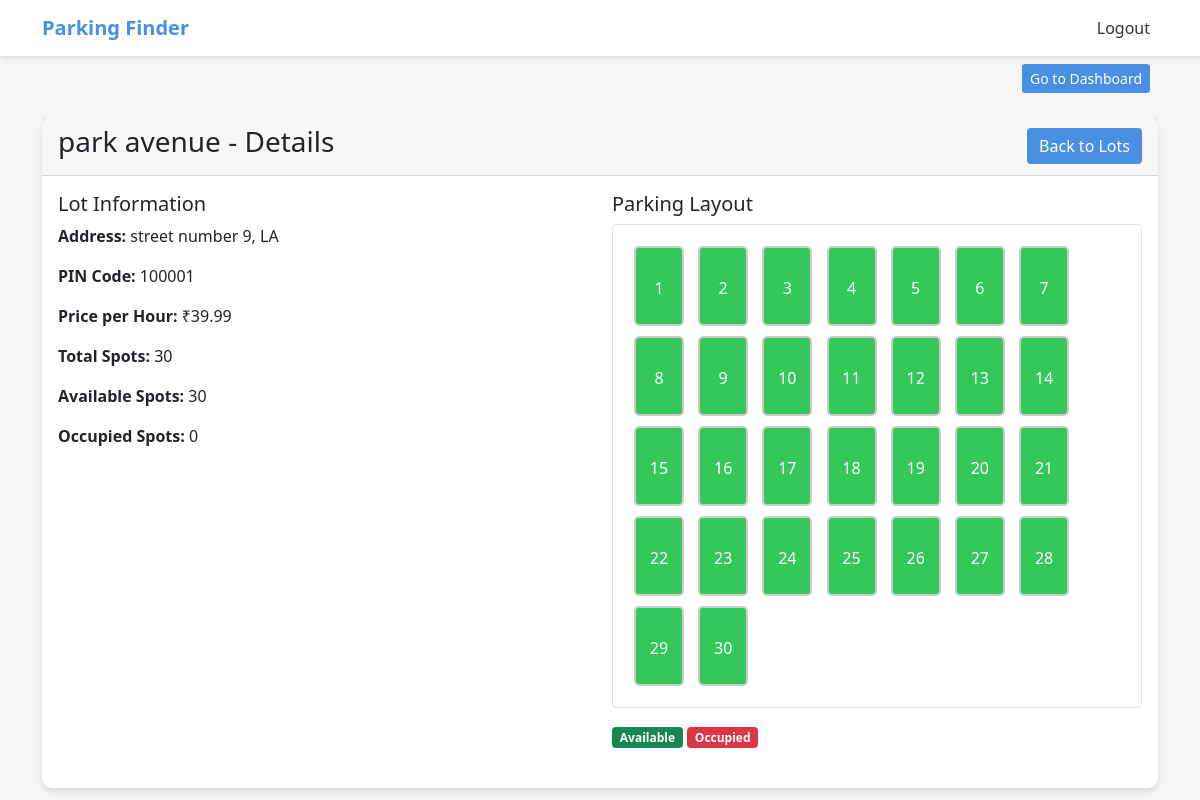
Screenshot of /admin/lots/1/details (signed in) with the database file from the repository.
### app/models.py (models this page shows, shortened)
class ParkingLot(db.Model):
    __tablename__ = 'parking_lots'
    id = db.Column(db.Integer, primary_key=True)
    prime_location_name = db.Column(db.String(100), nullable=False)
    address = db.Column(db.String(200), nullable=False)
    pin_code = db.Column(db.String(6), nullable=False)
    price_per_hour = db.Column(db.Float, nullable=False)
    max_spots = db.Column(db.Integer, nullable=False)
    spots = db.relationship('ParkingSpot', backref='lot', lazy=True, cascade="all, delete-orphan")
    @property
    def available_spots(self):
        return len([spot for spot in self.spots if spot.status == 'A'])
    @property
    def occupied_spots(self):
        return len([spot for spot in self.spots if spot.status == 'O'])

class ParkingSpot(db.Model):
    __tablename__ = 'parking_spots'
    id = db.Column(db.Integer, primary_key=True)
    lot_id = db.Column(db.Integer, db.ForeignKey('parking_lots.id'), nullable=False)
    status = db.Column(db.String(1), default='A')  # A - Available, O - Occupied
    reservation = db.relationship('Reservation', backref='spot', uselist=False)

### app/routes.py (the view)
@admin.route('/lots/<int:lot_id>/details')
@admin_required
def lot_details(lot_id):
    lot = ParkingLot.query.get_or_404(lot_id)
    return render_template('admin/lot_details.html', lot=lot)

### app/__init__.py (called while the page is built)
@login_manager.user_loader
def load_user(user_id):
    from .models import User
    return User.query.get(int(user_id))

### app/templates/admin/lot_details.html (shortened to what this page needs)
{% extends 'base.html' %}
{% block content %}
<div class="container mt-4">
    <div class="card">
        <div class="card-header d-flex justify-content-between align-items-center">
            <h3>{{ lot.prime_location_name }} - Details</h3>
            <a href="{{ url_for('admin.manage_lots') }}" class="btn btn-primary">Back to Lots</a>
        </div>
        <div class="card-body">
            <div class="row mb-4">
                <div class="col-md-6">
                    <h5>Lot Information</h5>
                    <p><strong>Address:</strong> {{ lot.address }}</p>
                    <p><strong>PIN Code:</strong> {{ lot.pin_code }}</p>
                    <p><strong>Price per Hour:</strong> ₹{{ lot.price_per_hour }}</p>
                    <p><strong>Total Spots:</strong> {{ lot.max_spots }}</p>
                    <p><strong>Available Spots:</strong> {{ lot.available_spots }}</p>
                    <p><strong>Occupied Spots:</strong> {{ lot.occupied_spots }}</p>
                </div>
                <div class="col-md-6">
                    <h5>Parking Layout</h5>
                    <div class="parking-layout p-3 border rounded">
                        {% for spot in lot.spots %}
                        <div class="parking-spot {% if spot.status == 'A' %}spot-available{% else %}spot-occupied{% endif %}">
                            {{ spot.id }}
                        </div>
                        {% endfor %}
                    </div>
                    <div class="mt-3">
                        <span class="badge bg-success">Available</span>
                        <span class="badge bg-danger">Occupied</span>
                    </div>
                </div>
            </div>
        </div>
    </div>
</div>
{% endblock %}

### app/templates/base.html (style rules this page uses)
:root { --primary-color: #4A90E2; --secondary-color: #F5F5F5; --accent-color: #34C759; }
body { background-color: var(--secondary-color); font-family: 'Segoe UI', sans-serif; }
.card { border-radius: 10px; border: none; box-shadow: 0 4px 6px rgba(0,0,0,0.1); }
.btn-primary { background-color: var(--primary-color); border: none; }
.parking-spot { width: 50px; height: 80px; margin: 5px; display: inline-block; border: 2px solid #ccc; border-radius: 5px; cursor: pointer; text-align: center; line-height: 80px; }
.spot-available { background-color: var(--accent-color); color: white; }

### rows the page displays
ParkingLot: prime_location_name "park avenue", address "street number 9, LA", pin_code "100001", price_per_hour "39.99", max_spots "30"
ParkingSpot: available_spots "30", occupied_spots "0", id "1"
ParkingSpot: id "2"
ParkingSpot: id "3"
ParkingSpot: id "4"
ParkingSpot: id "5"
ParkingSpot: id "6"
ParkingSpot: id "7"
ParkingSpot: id "8"
ParkingSpot: id "9"
ParkingSpot: id "10"
ParkingSpot: id "11"
ParkingSpot: id "12"
ParkingSpot: id "13"
ParkingSpot: id "14"
ParkingSpot: id "15"
ParkingSpot: id "16"
ParkingSpot: id "17"
ParkingSpot: id "18"
ParkingSpot: id "19"
ParkingSpot: id "20"
ParkingSpot: id "21"
ParkingSpot: id "22"
ParkingSpot: id "23"
ParkingSpot: id "24"
ParkingSpot: id "25"
ParkingSpot: id "26"
ParkingSpot: id "27"
ParkingSpot: id "28"
ParkingSpot: id "29"
ParkingSpot: id "30"
